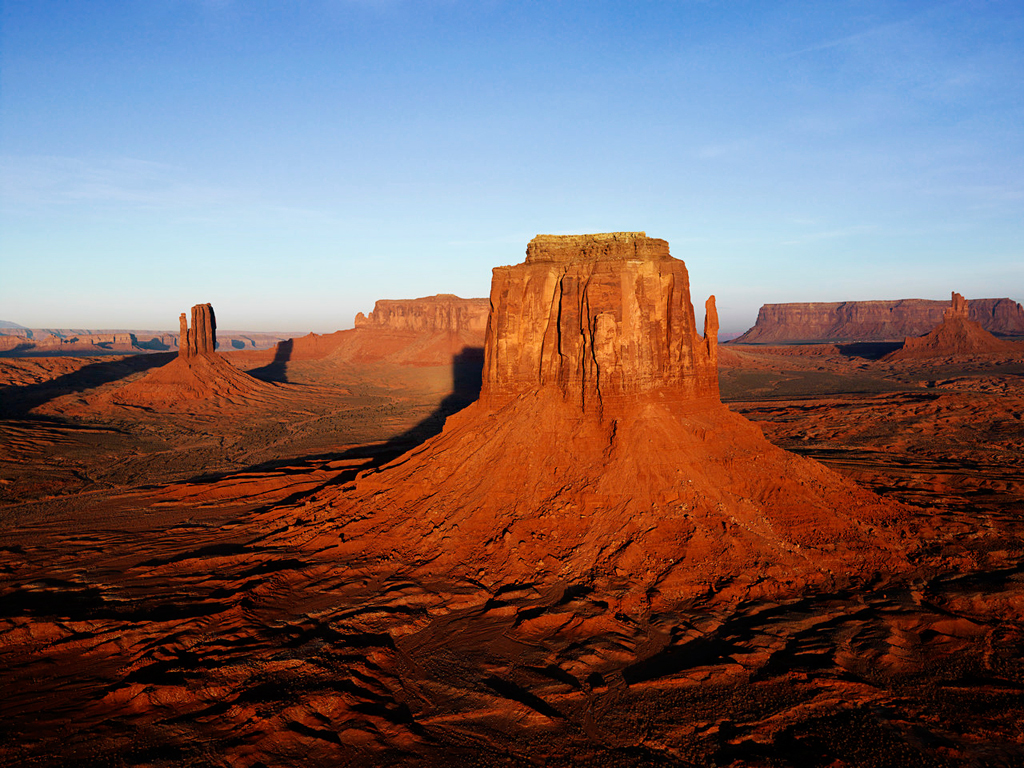
%> input picture ICADesert.jpg, 1024 x 768 px
$ octave demo_fastica.m   (GNU Octave 9; MATLAB toolbox functions it lacks are replaced by stand-ins)
%> lines starting %> are read from the running program, lines starting %| are printed output that depends on the picture

% set these

w1=.6;
w2=.4;
%w2=(1-w1)/(2*w1-1);%uncomment to make orthogonal weights


I1=im2double(rgb2gray(imread('ICADesert.jpg')));
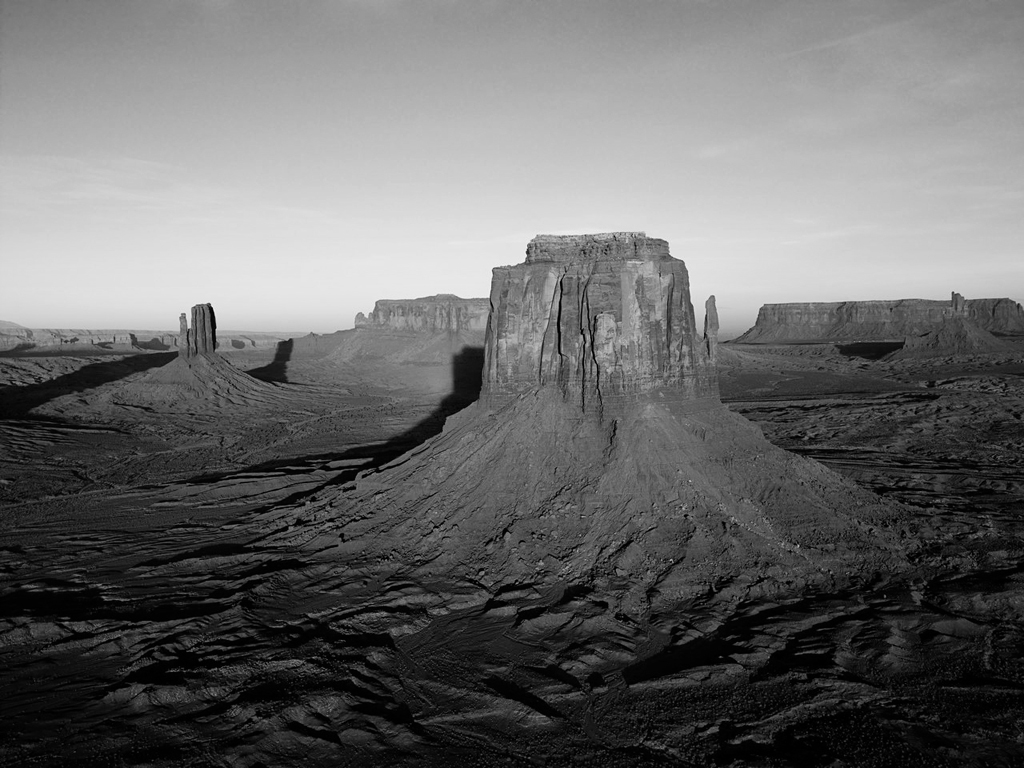
%> I1: size 768x1024 double; min 0, max 0.961, mean 0.413
I2=im2double(rgb2gray(imread('ICAHydrangeas.jpg')));
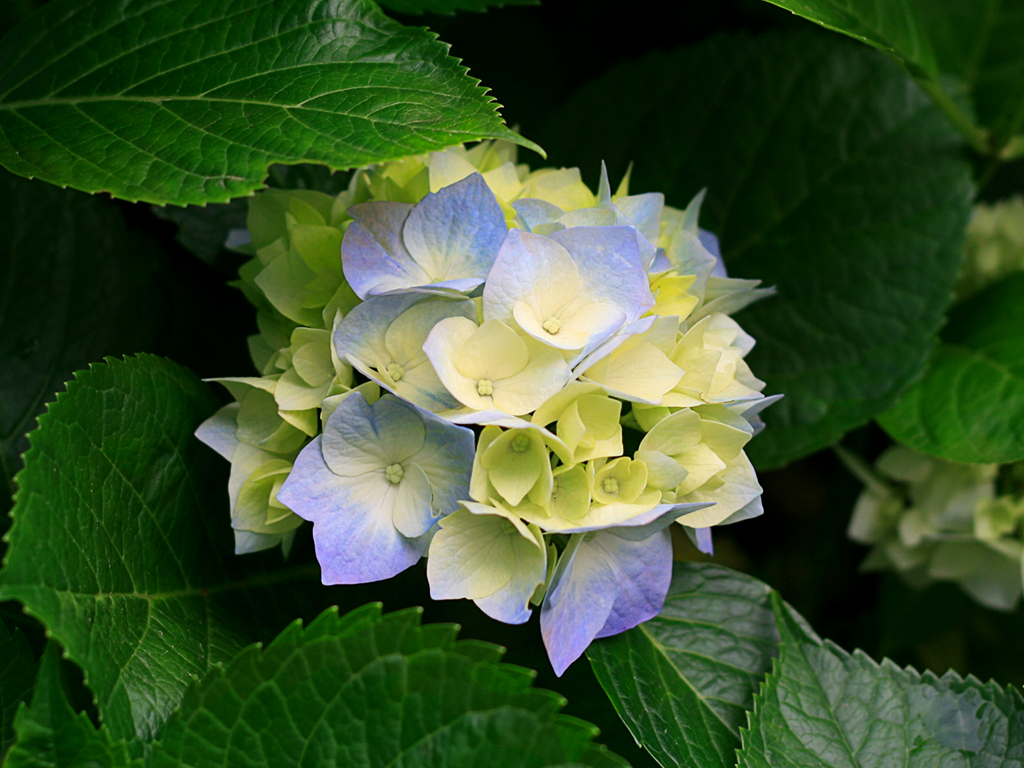
%> input picture ICAHydrangeas.jpg, 1024 x 768 px
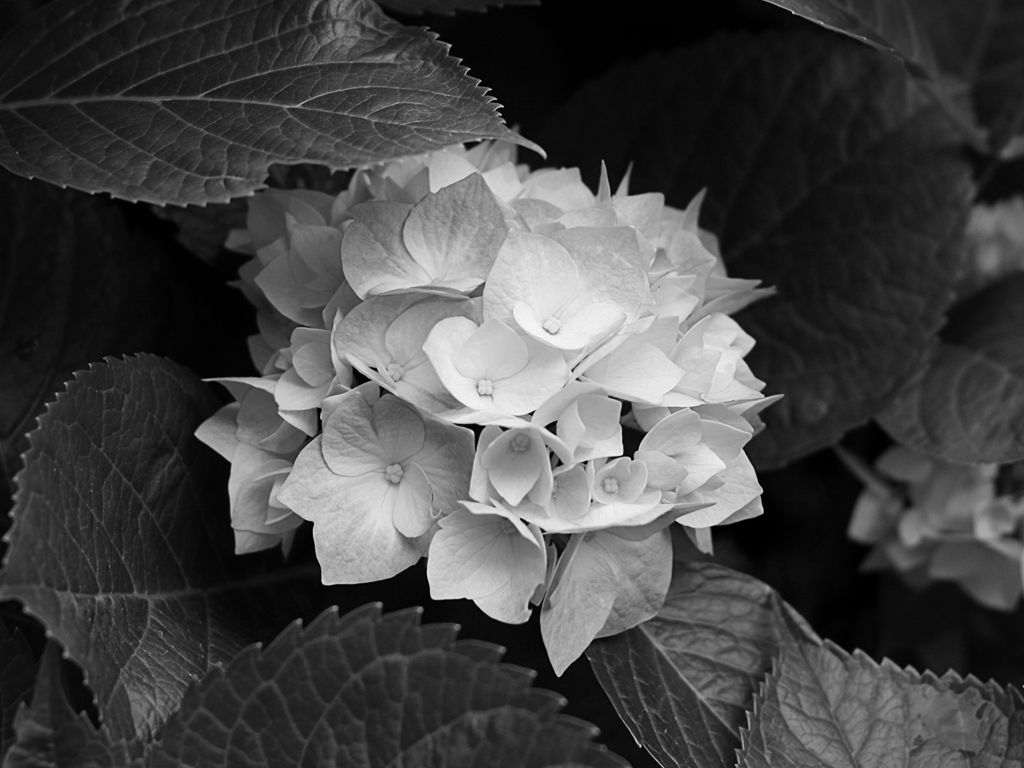
%> I2: size 768x1024 double; min 0, max 0.973, mean 0.274
Ist1=reshape(I1,1,1024*768);
Ist2=reshape(I2,1,1024*768);
Ist=[Ist1;Ist2];


Wt=[w1 1-w1
    w2 1-w2];
Ix=Wt*Ist;
%> (the run ends here)
